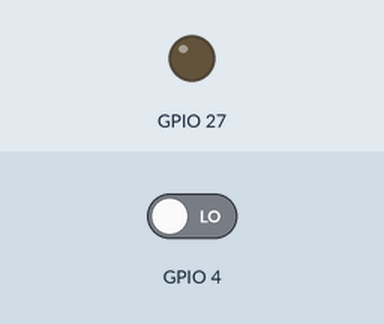
Simulated run of this sketch. Board: ESP32. Shown: output pins drawn as LEDs (lit = HIGH). Inputs (shaded band) come from the test bench; at power-on: GPIO 4 LOW.

Above: at 1.2 s.
1.3 s: GPIO 4 driven HIGH
At 1.9 s:
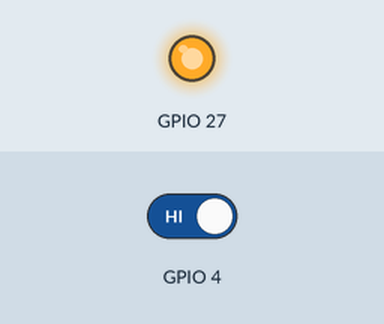
2.8 s: GPIO 4 driven LOW
At 4.2 s:
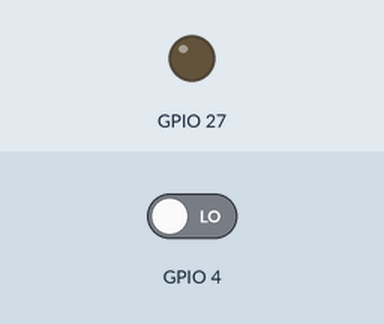
Timing chart, 0 to 5.8 s (numbered marks = the images above; inputs shaded):
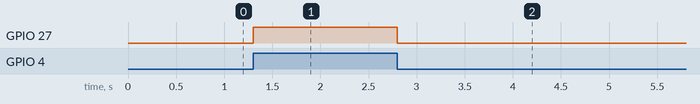

The sketch:

control_button_led_1.ino
```cpp
void setup() {
  // put your setup code here, to run once:
  pinMode(27, OUTPUT);
  pinMode(4, INPUT);
}

void loop() {
  // put your main code here, to run repeatedly:
  if (digitalRead(4) == HIGH) {
    digitalWrite(27, HIGH);
  } else {
    digitalWrite(27, LOW);
  }
}
```

Measured:
- after the input at 1.3 s, GPIO 27: LOW → HIGH at once
- after the input at 2.8 s, GPIO 27: HIGH → LOW at once
